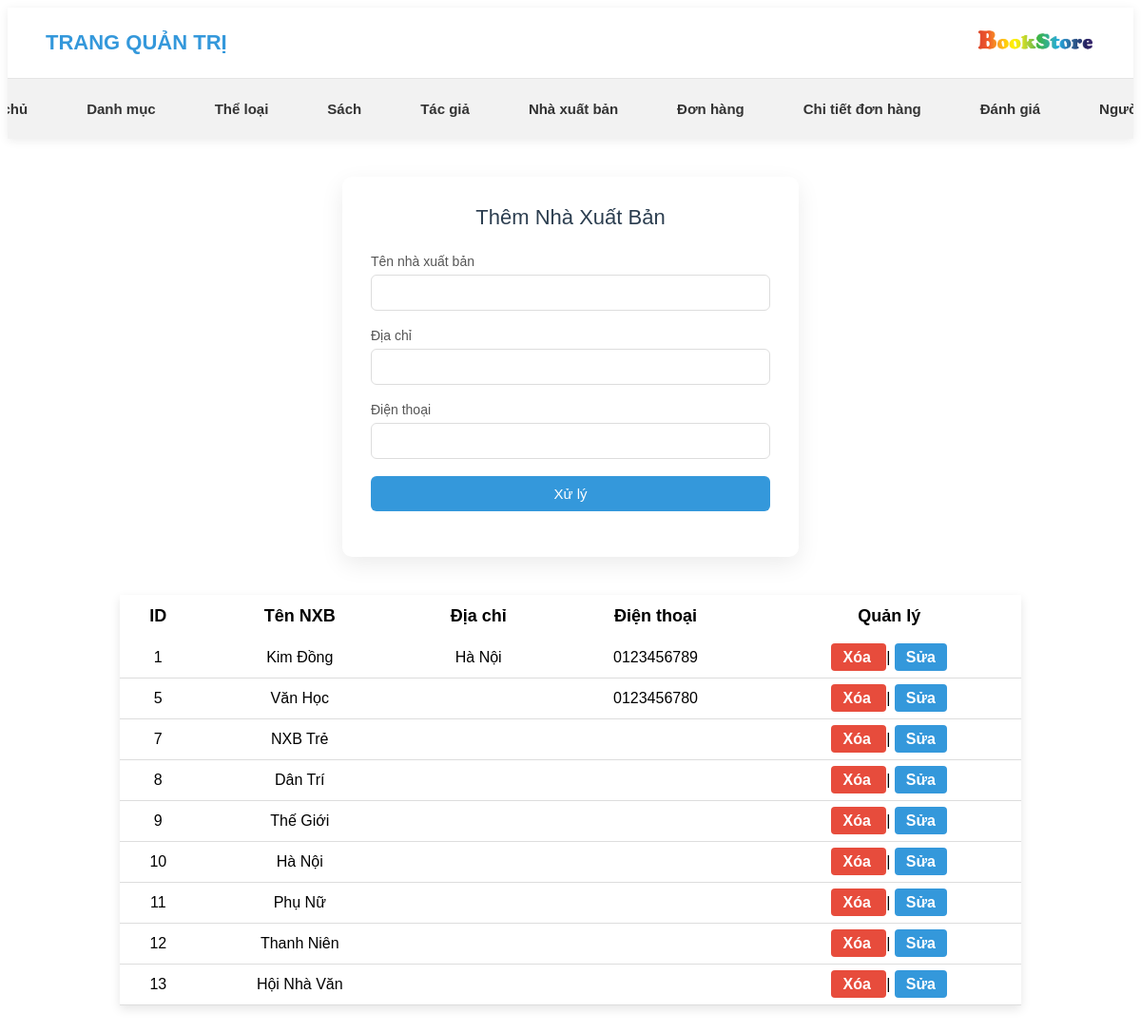
Page /admin/index.php?ql=qlnhaxuatban&ac=them on the committed database.
### tables this page shows
CREATE TABLE `nhaxuatban` (
  `IDNXB` int(11) NOT NULL,
  `TenNXB` varchar(150) NOT NULL,
  `DiaChi` varchar(255) DEFAULT NULL,
  `DienThoai` varchar(15) DEFAULT NULL
);

### admin/modules/nhaxuatban/lietke.php (the view)
<?php
$connect = mysqli_connect("localhost", "root", "", "bansach");
mysqli_set_charset($connect, "utf8");
$sql_nxb = "SELECT * FROM nhaxuatban";
$load_nxb = mysqli_query($connect,$sql_nxb);
?>
<div class="hienthi">
<table class="table-lietke">
<tr>
    <th>ID</th>
    <th>Tên NXB</th>
    <th>Địa chỉ</th>
    <th>Điện thoại</th>
    <th colspan="2">Quản lý</th>
</tr>
<?php
if(mysqli_num_rows($load_nxb) > 0){
    while($row = mysqli_fetch_array($load_nxb)){
?>
<tr>
    <td><?php echo $row["IDNXB"]; ?></td>
    <td><?php echo $row["TenNXB"]; ?></td>
    <td><?php echo $row["DiaChi"]; ?></td>
    <td><?php echo $row["DienThoai"]; ?></td>
    <td>
        <a onclick="return confirm('Bạn có chắc muốn xóa?')"
            href="modules/nhaxuatban/xuly.php?xoa=1&id=<?php echo $row['IDNXB']; ?>">
            Xóa
        </a>
        |
        <a href="index.php?ql=qlnhaxuatban&ac=sua&id=<?php echo $row['IDNXB']; ?>">
            Sửa
        </a>
    </td>
</tr>
<?php
    }
}else{
?>
<tr>
<td colspan="6">Chưa có nhà xuất bản</td>
</tr>
<?php } ?>
</table>
</div>

### admin/css/adminstyle.css (style rules this page uses)
.hienthi { width: 80%; margin: 40px auto; }
td:last-child { white-space: nowrap; }
.table-lietke { width: 100%; border-collapse: collapse; font-family: Arial, sans-serif; background: white; box-shadow: 0 4px 10px rgba(0,0,0,0.1); }
.table-lietke th { background: white; color: black; padding: 12px; text-align: center; font-size: 18px; }
.table-lietke td { padding: 12px; border-bottom: 1px solid #ddd; text-align: center; }
.table-lietke a { text-decoration: none; padding: 6px 12px; border-radius: 4px; font-weight: bold; }
.table-lietke a:first-child { background: #e74c3c; color: white; }
.table-lietke a:last-child { background: #3498db; color: white; }
.table-lietke td:nth-child(2) { max-width: 250px; white-space: nowrap; overflow: hidden; text-overflow: ellipsis; }

### rows in the picture
nhaxuatban: IDNXB "1", TenNXB "Kim Đồng", DiaChi "Hà Nội", DienThoai "0123456789"
nhaxuatban: IDNXB "5", TenNXB "Văn Học", DienThoai "0123456780"
nhaxuatban: IDNXB "7", TenNXB "NXB Trẻ"
nhaxuatban: IDNXB "8", TenNXB "Dân Trí"
nhaxuatban: IDNXB "9", TenNXB "Thế Giới"
nhaxuatban: IDNXB "10", TenNXB "Hà Nội"
nhaxuatban: IDNXB "11", TenNXB "Phụ Nữ"
nhaxuatban: IDNXB "12", TenNXB "Thanh Niên"
nhaxuatban: IDNXB "13", TenNXB "Hội Nhà Văn"
